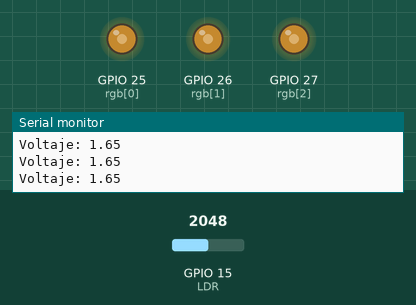
Recording of a sketch running on a simulated ESP32. Shown: output pins drawn as LEDs (lit = HIGH), the last lines printed to the serial monitor. Inputs (shaded band) come from the test bench; at power-on: GPIO 15 (LDR) = 2048.

Above: at 1.3 s.
1.4 s: GPIO 15 (LDR) set to 2866
At 2.6 s:
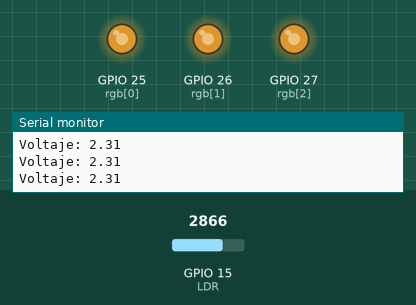
3.0 s: GPIO 15 (LDR) set to 3603
At 3.8 s:
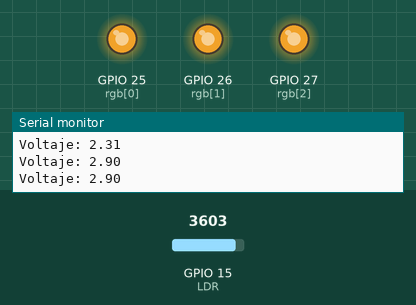
4.5 s: GPIO 15 (LDR) set to 491
At 5.0 s:
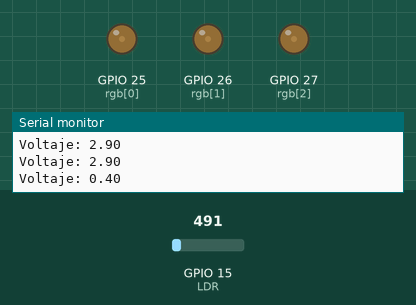
6.0 s: GPIO 15 (LDR) set to 0
At 7.2 s:
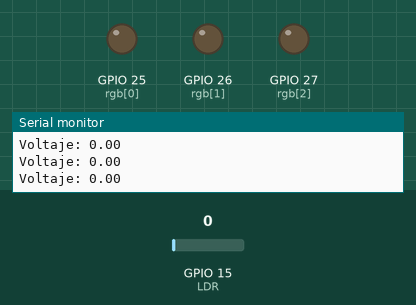
7.5 s: GPIO 15 (LDR) set to 2047
At 8.5 s:
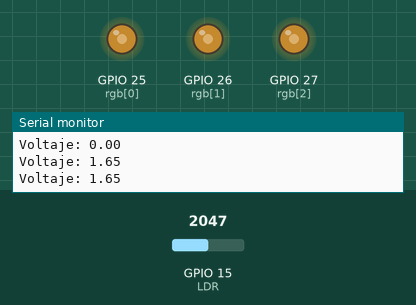
Timing chart, 0 to 10.0 s (numbered marks = the images above; inputs shaded):
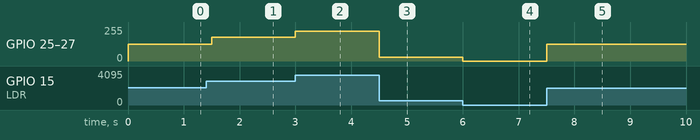

Measured:
- after the input at 1.4 s, GPIO 25 (rgb[0]), GPIO 26 (rgb[1]), GPIO 27 (rgb[2]): 127/255 → 178/255 after 0.10 s
- after the input at 3.0 s, GPIO 25 (rgb[0]), GPIO 26 (rgb[1]), GPIO 27 (rgb[2]): 178/255 → 224/255 at once
- after the input at 4.5 s, GPIO 25 (rgb[0]), GPIO 26 (rgb[1]), GPIO 27 (rgb[2]): 224/255 → 30/255 at once
- after the input at 6.0 s, GPIO 25 (rgb[0]), GPIO 26 (rgb[1]), GPIO 27 (rgb[2]): 30/255 → 0/255 at once
- after the input at 7.5 s, GPIO 25 (rgb[0]), GPIO 26 (rgb[1]), GPIO 27 (rgb[2]): 0/255 → 127/255 at once

The sketch:

RGB_LM35.ino
```cpp
#define LDR 15

int rgb[] = {25,26,27};


void setup(){

  pinMode(rgb[0],OUTPUT);
  pinMode(rgb[1],OUTPUT);
  pinMode(rgb[2],OUTPUT);

  Serial.begin(115200);

}


float calcularLuz(){
   int lectura = analogRead(LDR);

   float voltaje = (lectura * 3.3) / 4095 ;
   Serial.print("Voltaje: ");
   Serial.println(voltaje);

   float porcentajeVoltaje = voltaje / 3.3 ;

   return porcentajeVoltaje * 255 ;
}

void cambioColor(int r, int g, int b){

  analogWrite(rgb[0],b);
  analogWrite(rgb[1],r);
  analogWrite(rgb[2],g);
}


void loop(){

  long voltaje = calcularLuz();


  cambioColor(voltaje,voltaje,voltaje);
  delay(500);


}
```
